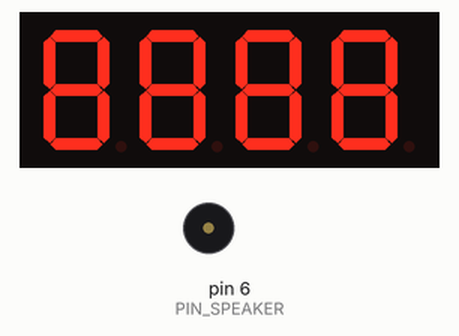
Simulated run of this sketch. Board: Arduino Mega 2560, built with avr-gcc and run on an emulated ATmega2560. Parts: 4-digit seven-segment display, buzzer (waves = sounding). Wiring (inferred from the names in the program): 4-digit 7-segment display, segments lit when LOW: segments pin 30, pin 31, pin 32, pin 33, pin 34, pin 35, pin 36; digit selects pin 14, pin 15, pin 16, pin 17. The segment pins are drawn as the display they are named for.

Above: at 0.1 s.
At 127.7 s:
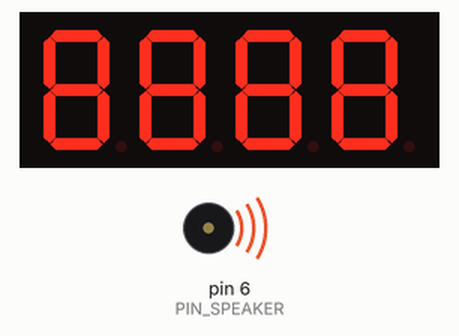
Timing chart, 0 to 130.0 s (numbered marks = the images above):
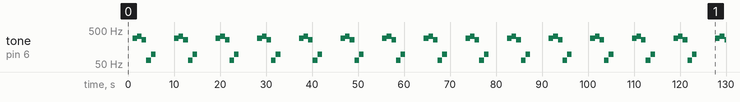

The sketch:

5_dds_t4.ino
```cpp
/**
 * @file      5_dds_t4.ino
 * @author    Sourav Jena, Yi Chen
 * @brief     main file for DDS Scheduler running Task-4 of Lab-3
 * @version   1.0
 * @date      2022-05-28
 *
 */


#include "os.h"

#include "task2.h"
#include "task3.h"
#include "task4.h"

void setup(){
  init_task2();
  init_task3();

  os_init();
}


void loop(){
  os_scheduler();

}
```

os.cpp
```cpp
/**
 * @file      os.cpp
 * @author    Sourav Jena, Yi Chen
 * @brief     DDS Scheduler driver code
 * @version   1.0
 * @date      2022-05-28
 *
 */


#include "Arduino.h"
#include "os.h"
#include "task2.h"
#include "task3.h"
#include "task4.h"

TCBstruct os_task[10];
TCBstruct os_dead_task[10];

volatile uint8_t  os_sFlag = PENDING;
uint8_t  os_current_task_index = 0;
volatile uint32_t  os_ticks = 0;


// Timer2 Overflow Interrupt Vector
ISR(TIMER2_OVF_vect) {

  os_sFlag = DONE;
  os_ticks += 2;

  TCNT2 = 5;                // Reset Timer to 5 out of 255
  TIFR2  &= ~(1 << TOV2);   // Timer2 INT Flag Reg: Clear Timer Overflow Flag
};


void init_timer2(){

   cli();  // Turn off global interrupts

  // Setup Timer2 to fire ISR every 2ms
  TCCR2B = 0x00;                        // Cut off Clock Source to disbale Timer2 while we set it up
  TCNT2  = 5;                           // Reset Timer os_ticks to 0 out of 255
  TIFR2  &= ~(1 << TOV2);               // Timer2 INT Flag Reg: Clear Timer Overflow Flag
  TIMSK2 |= (1 << TOIE2);               // Timer2 INT Reg: Timer2 Overflow Interrupt Enable
  TCCR2A = 0x00;                        // Timer2 Control Reg A: Wave Gen Mode normal
  TCCR2B |= (1 << CS22) | (1 << CS20);  // Timer2 Control Reg B: Timer Prescaler set to 128 and Start Timer2

  sei();  // Turn on global interrupts

}

void os_init(void){
  init_timer2();

  os_task[0].ptr_func = task4;
  os_task[0].str_name = "task4";
  os_task[0].unique_id = 0;
  os_task[0].state = READY;
  os_task[0].count_restart = 0;
  os_task[0].sleep_remaining = 0;
  os_task[0].flag_start_sleep = 0;

  os_task[1].ptr_func = os_scheduler_sync;
  os_task[1].str_name = "syncer";
  os_task[1].unique_id = 1;
  os_task[1].state = READY;
  os_task[1].count_restart = 0;
  os_task[1].sleep_remaining = 0;
  os_task[1].flag_start_sleep = 0;

  os_task[2].ptr_func = NULL;
}


void os_start_task(void (*ptr_fn)()){
    ptr_fn();
}


void os_delay(int32_t t_sleep){

  if(os_task[os_current_task_index].flag_start_sleep == 0){

      os_task[os_current_task_index].flag_start_sleep = 1;

      os_task[os_current_task_index].state = SLEEPING;

      os_task[os_current_task_index].sleep_remaining = t_sleep;
  }

  return;
}


void os_scheduler_sync(void){

  if(os_sFlag == PENDING){
    while(os_sFlag == PENDING){}

  } else {
    for(int i = 0; i < NUMBER_OF_TASKS; i++){

      if(os_task[i].ptr_func == NULL){
        break;
      }

      int32_t t_remaining = os_task[i].sleep_remaining;

      if(t_remaining <= 0){
         os_task[i].state = READY;

         os_task[i].sleep_remaining = 0;
         os_task[i].flag_start_sleep = 0;

      } else {
         os_task[i].sleep_remaining = t_remaining - 2;
      }

    }

    os_sFlag = PENDING;
  }


}


void os_task_self_quit(void){

    os_task[os_current_task_index].state = DEAD;

    os_dead_task[os_current_task_index] = os_task[os_current_task_index];

}


void os_task_start(TCBstruct* ptr_dead_tcb){

  ptr_dead_tcb->state = READY;

}


void os_from_task_start(int task_num){
  os_task[task_num].state = READY;
}

void os_from_task_stop(int task_num){
   os_task[task_num].state = DEAD;
}

void os_scheduler(void){

  int i = os_current_task_index;

  if(os_task[i].ptr_func == NULL){
    os_current_task_index = 0;
    i = 0;
  }

  if(os_task[i].state == READY){
    os_task[i].state = RUNNING;
  }

  if(os_task[i].state == RUNNING){
    os_task[i].state = RUNNING;
    os_start_task(os_task[i].ptr_func);
  }

  if(os_task[i].state == SLEEPING){
    // Do Nothing
    // Serial.println(">> SLEEPING");
  }

  os_current_task_index++;

  return;
}
```

os.h
```cpp
/**
 * @file      os.h
 * @author    Sourav Jena, Yi Chen
 * @brief     Function prototypes, global variables and macros for DDS Scheduler
 * @version   1.0
 * @date      2022-05-28
 *
 */

#ifndef OS_H
#define OS_H

#define F_CPU 16000000UL      // Define Crystal Frequency of eYFi-Mega Board
#include "Arduino.h"
#include <stdio.h>            // For NULL
#include <avr/io.h>           // Standard AVR IO Library
#include <util/delay.h>       // Standard AVR Delay Library
#include <stdint.h>
#include <avr/interrupt.h>    // Standard AVR Interrupt Library

#define NUMBER_OF_TASKS     10

#define READY     0
#define RUNNING   1
#define SLEEPING  2
#define DEAD      3

#define PENDING   0
#define DONE      1


/**
 * @brief Task Control Block structure to store a Task's
 * information relevant to the scheduler.
 *
 */
typedef struct TCBstruct {
    void (*ptr_func)(void *p);    // the function pointer
    uint8_t state;
    int32_t sleep_remaining;
    uint8_t flag_start_sleep;

    uint8_t unique_id;
    String  str_name;
    uint32_t count_restart;


};


extern TCBstruct os_task[10];           // TCBstruct array to hold information about max 10 ALIVE tasks.
extern TCBstruct os_dead_task[10];      // TCBstruct array to hold information about max 10 DEAD tasks.

extern volatile uint8_t  os_sFlag;      // Stores scheduler's Flag (DONE, PENDING)
extern volatile uint32_t os_ticks;      // Holds number of ms elasped since the start of Timer-2
extern volatile uint8_t  os_task_index; // Holds the index of current task running by the scheduler


/**
 * @brief Interrupt Service Routine for Timer-2.
 * 1. Fires every 2 ms.
 * 2. Changes os_sFlag from PENDING to DONE.
 * 3. Increments os_ticks.
 *
 */
ISR(TIMER2_OVF_vect);


/**
 * @brief Configure Timer-2 to fire ISR every 2 ms.
 *
 */
void init_timer2(void);


/**
 * @brief Initializes Timer-2 and add Tasks for the scheduler to manage.
 *
 */
void os_init(void);


/**
 * @brief Starts a task. Runs the task on the scheduler.
 *
 * @param ptr_fn Function pointer pointing to the Task.
 */
void os_start_task(void (*ptr_fn)());


/**
 * @brief Non-blocking delay. Changes the state of a running task to sleeping.
 * Allows the scheduler to run other tasks when the current task is sleeping.
 *
 * @param delay_ms Time in ms the task needs to sleep
 */
void os_delay(int32_t delay_ms);


/**
 * @brief Changes the state of the calling task to DEAD
 *
 */
void os_task_self_quit(void);


/**
 * @brief Changes the state of a given task to READY.
 *
 * @param ptr_tcb TCB of the task whose state we want to change.
 */
void os_task_start(TCBstruct* ptr_tcb);


/**
 * @brief Changes the state of a given task to READY.
 *
 * @param ptr_tcb TCB of the task whose state we want to change.
 */
void os_from_task_start(int task_num);


/**
 * @brief Changes the state of a given task to DEAD.
 *
 * @param ptr_dead_tcb TCB of the task whose state we want to change.
 */
void os_from_task_stop(int task_num);


/**
 * @brief Puts the scheduler in the IDLE state, till 2 ms has not elasped
 * so that tasks and synced and runs periodically.
 * Decrements sleep time remaining for each task by 2 ms.
 * Changes the state of a SLEEPING task to READY when it sleep time remaining
 * for that task reaches 0.
 *
 */
void os_scheduler_sync(void);


/**
 * @brief Scheduler code.
 * Iterates over all the tasks in os_task array and runs the tasks that
 * have RUNNING as their state.
 * Changes state of a READY task to RUNNING.
 */
void os_scheduler(void);

#endif
```

task2.cpp
```cpp
/**
 * @file      task2.cpp
 * @author    Sourav Jena, Yi Chen
 * @brief     Task2 driver code
 * @version   1.0
 * @date      2022-05-28
 *
 */


#include "task2.h"

uint32_t notes_ticks = 0;

uint32_t arr_notes[] = {HZ_293, HZ_329, HZ_261, HZ_130, HZ_196, SILENCE_1S, SILENCE_1S, SILENCE_1S, SILENCE_1S};

void init_task2(void){

  // 1. PRTIM4 Bit = 0, To turn-on Timer-4 (not required, already done internally by Arduino)
  BIT_CLR(TIMER4_POWER_REG, PRTIM4);

  // 2. Clock Select Bits -> CS42, CS41, CS40 -> 001 -> For 1/256 as pre-scalar
  BIT_SET(TIMER4_CONTROL_REG_B, CS42);
  BIT_CLR(TIMER4_CONTROL_REG_B, CS41);
  BIT_CLR(TIMER4_CONTROL_REG_B, CS40);

  // 3. Waveform Generation Bits -> WGM43, WGM42, WGM41, WGM40 -> 0100 -> For CTC Mode
  BIT_CLR(TIMER4_CONTROL_REG_B, WGM43);
  BIT_SET(TIMER4_CONTROL_REG_B, WGM42);
  BIT_CLR(TIMER4_CONTROL_REG_A, WGM41);
  BIT_CLR(TIMER4_CONTROL_REG_A, WGM40);

  // 4. Compare Output Bits -> COM4A1, COM4A0 -> 01 -> To toggle OC4A pin on compare match
  BIT_CLR(TIMER4_CONTROL_REG_A, COM4A1);
  BIT_SET(TIMER4_CONTROL_REG_A, COM4A0);

  // 5. TCNT4 Register = 0 -> To start the count from 0
  TIMER4_COUNT_REG = 0;

  // 6. OCR4A Register = 78 -> To overflow Timer-4 after 78 ticks. (16MHz, 1/256 prescalar, 78 ticks -> 0.00125 seconds per overflow)
  TIMER4_OUTPUT_COMPARE_REG = SILENCE_1S;

  // 7. PH3 Bit in DDRH = 1 -> To make OC4A a output pin
  BIT_SET(DDR_SPEAKER, PIN_SPEAKER);

}

void task2(void) {

     TIMER4_COUNT_REG = 0;
     TIMER4_OUTPUT_COMPARE_REG = arr_notes[notes_ticks];

     notes_ticks++;

     if (notes_ticks == 9){
        notes_ticks = 0;
     }

     os_delay(1000);
}
```

task2.h
```cpp
/**
 * @file      task2.h
 * @author    Sourav Jena, Yi Chen
 * @brief     Function prototypes, global variable and macros for Task2
 * @version   1.0
 * @date      2022-05-28
 *
 */

#ifndef TASK2_H
#define TASK2_H

#include <avr/io.h>            // Standard AVR IO Library
#include <stdint.h>
#include "os.h"


#define DDR_SPEAKER                 DDRH       // DDR of PORTL
#define PORT_SPEAKER                PORTH      // PORTL Register
#define PIN_SPEAKER                 PH3        // Speaker Pin (OC4A -> PH3 -> Arduino Pin 6)

#define TIMER4_POWER_REG            PRR1
#define TIMER4_CONTROL_REG_A        TCCR4A
#define TIMER4_CONTROL_REG_B        TCCR4B
#define TIMER4_COUNT_REG            TCNT4
#define TIMER4_OUTPUT_COMPARE_REG   OCR4A

#define BIT_SET(PORT, BIT)          (PORT |= (1 << BIT))      // Macro function for setting one bit
#define BIT_CLR(PORT, BIT)          (PORT &= ~(1 << BIT))     // Macro function for clearing one bit

// 293hz 329hz 261hz 130hz 196hz
#define HZ_293      107
#define HZ_329      95
#define HZ_261      119
#define HZ_130      481
#define HZ_196      319

#define HZ_400      78
#define HZ_250      125
#define HZ_800      39
#define SILENCE_1S  62500

extern uint32_t arr_notes[];       // Array to hold notes of the tune to be played.

extern uint32_t notes_ticks;       // Holds index of current node which is being played.

/**
 * @brief Initializes Timer-4 to toggle the speaker pin when the timer overflows.
 *
 */
void init_task2(void);


/**
 * @brief Play the "Close Encounter" tune then pause for 4 seconds.
 *
 */
void task2(void);

#endif
```

task3.h
```cpp
/**
 * @file      task3.h
 * @author    Sourav Jena, Yi Chen
 * @brief     Function prototypes, macros and global variables for Task3
 * @version   1.0
 * @date      2022-05-28
 *
 */

#ifndef TASK3_H
#define TASK3_H

#include <avr/io.h>            // Standard AVR IO Library
#include "os.h"
#include "Arduino.h"

#define OUTPUT 1
#define INPUT  0

#define HIGH   1
#define LOW    0

#define BIT_SET(PORT, BIT)          (PORT |= (1 << BIT))      // Macro function for setting one bit
#define BIT_CLR(PORT, BIT)          (PORT &= ~(1 << BIT))     // Macro function for clearing one bit


extern int seven_seg_digits_freq[6][3];     // Array to hold digits of Frequencies

/**
 * @brief Make the given GPIO pin LOW
 *
 * @param pin_num Pin number as on Arduino Board
 */
void pin_write_0(int pin_num);

/**
 * @brief Make the given GPIO pin HIGH
 *
 * @param pin_num Pin number as on Arduino Board
 */
void pin_write_1(int pin_num);

/**
 * @brief Make the given GPIO pin OUTPUT
 *
 * @param pin_num Pin number as on Arduino Board
 */
void pin_write_mode_0(int pin_num);


/**
 * @brief Make the given GPIO pin INPUT
 *
 * @param pin_num Pin number as on Arduino Board
 */
void pin_write_mode_1(int pin_num);


/**
 * @brief Make the given GPIO pin either HIGH or LOW
 *
 * @param pin_num Pin number as on Arduino Board
 * @param data HIGH or LOW
 */
void pin_write(int pin_num, int data);


/**
 * @brief Make the given GPIO pin either OUTPUT or INPUT
 *
 * @param pin_num Pin number as on Arduino Board
 * @param data OUTPUT or INPUT
 */
void pin_mode(int pin_num, int data);


/**
 * @brief Increments the global variable counter value by 1.
 *
 */
void seven_seg_counter_increment();


/**
 * @brief Counts number of digits in the global variable counter.
 *
 * @return int Number of digits in the value.
 */
int seven_seg_num_digits();


/**
 * @brief Splits the counter value into individual digits and stores in the global array.
 *
 */
void seven_seg_update_digits_arr();


/**
 * @brief Turn offs the LEDs of the selected 7-segment display.
 *
 */
void seven_seg_clear_leds();


/**
 * @brief Displays the number passed to the function on the selected
 * 7-segment display.
 *
 * @param curr_digit Number to be displayed on the 7-segment.
 */
void seven_seg_display_num(int curr_digit);


/**
 * @brief Selects one of the 7-segment on a 4-digit 7-segment display.
 *
 * @param x The place of the 7-segment to be selected.
 */
void seven_seg_pick_digit(int x);


/**
 * @brief Unselects one of the 7-segment on a 4-digit 7-segment display.
 *
 * @param x The place of the 7-segment to be un-selected.
 */
void seven_seg_unpick_digit(int x);


/**
 * @brief Displays a given digit at a given place on a 4-digit 7-segment display.
 *
 * @param place The place at which we want the digit to be displayed.
 * @param curr_digit The digit to be displayed at the given place.
 */
void seven_seg_display(int place, int curr_digit);


/**
 * @brief Clears everything on the 4-digit 7-segment display.
 *
 */
void seven_seg_clear_everything();


/**
 * @brief Initialized the 4-digit 7-segment display for Task-3.
 *
 */
void init_task3();


/**
 * @brief Task-3. Makes the 4-digit 7-segment display count up by 1 unit every 100 ms.
 *
 */
void task3(void);


#endif
```

task4.cpp
```cpp
/**
 * @file      task4.cpp
 * @author    Sourav Jena, Yi Chen
 * @brief     Task-4 implementation
 * @version   1.0
 * @date      2022-05-28
 *
 */

#include "task4.h"

uint32_t seven_seg_time_old = 0;
uint32_t speaker_time_old = 0;

int g_seven_seg_counter = 0;
int g_seven_seg_digits_arr[4] = {-1, -1, -1, -1};
int g_seven_seg_digits_pins[4] = {14, 15, 16, 17};

void part_task2(){

  if(notes_ticks <= 5){
    seven_seg_display(2, seven_seg_digits_freq[notes_ticks][0]);
    seven_seg_display(1, seven_seg_digits_freq[notes_ticks][1]);
    seven_seg_display(0, seven_seg_digits_freq[notes_ticks][2]);
  }

  if((os_ticks - speaker_time_old) >= 1000){

     TIMER4_COUNT_REG = 0;
     TIMER4_OUTPUT_COMPARE_REG = arr_notes[notes_ticks];

     notes_ticks++;

     speaker_time_old = os_ticks;

     if (notes_ticks == 9){
        notes_ticks = 0;
     }
  }


}


void task4(void){

  seven_seg_clear_everything();

  part_task2();

  if(notes_ticks >= 6){
    task3();
  }


}
```

task4.h
```cpp
/**
 * @file      task4.h
 * @author    Sourav Jena, Yi Chen
 * @brief     Task-4 function prototypes
 * @version   1.0
 * @date      2022-05-28
 *
 */

#ifndef TASK1_H
#define TASK1_H

#include <avr/io.h>            // Standard AVR IO Library
#include "os.h"
#include "task2.h"
#include "task3.h"

/**
 * @brief Task-4.
 * Task 4 is a new task that combines and modifies tasks 2 and 3 as follows.
 * While no music is being output, make it so the 7-segment display indicates a countdown
 * in 10ths of a second until the next time the theme is played.
 * During the music, display the frequency (in decimal Hz.) of the current tone on the 7-Segment display.
 *
 */
void task4(void);

#endif
```

Source omitted: task3.cpp (8729 bytes)

Measured:
- by itself, tone on pin 6 (PIN_SPEAKER): repeats every 9.1 s: 326 Hz 1.0 s, 260 Hz 1.0 s, 65 Hz 1.0 s, 98 Hz 1.0 s, silent 4.0 s, 289 Hz 1.0 s
